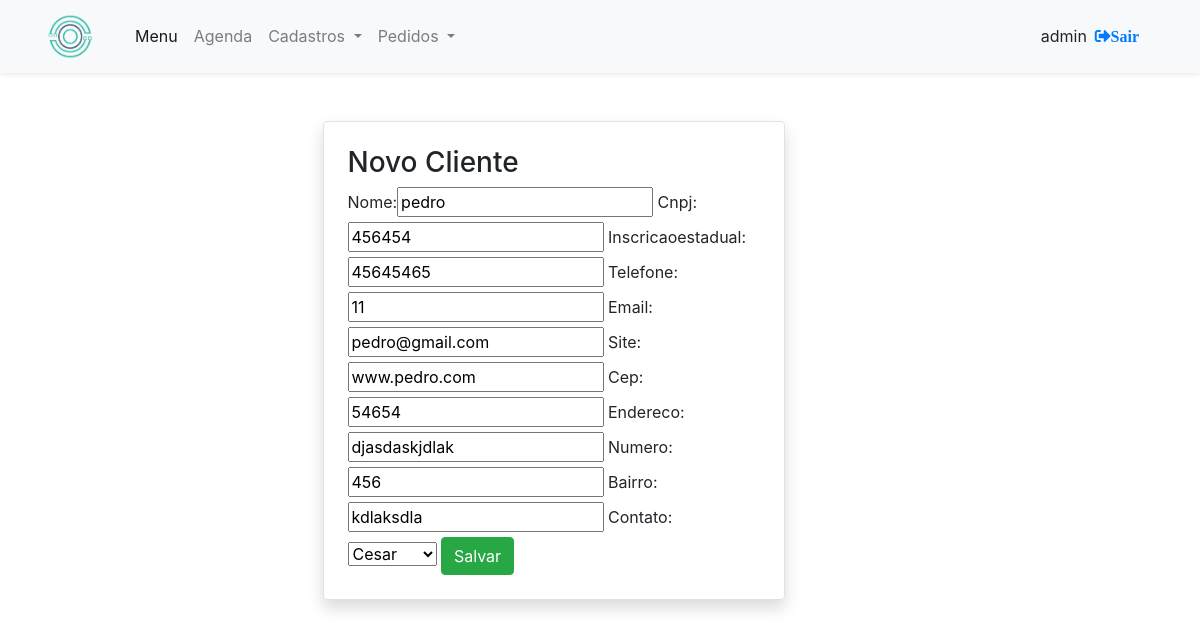
/home/cliente_altera/5/ (signed in), run on an earlier commit of the app's database.
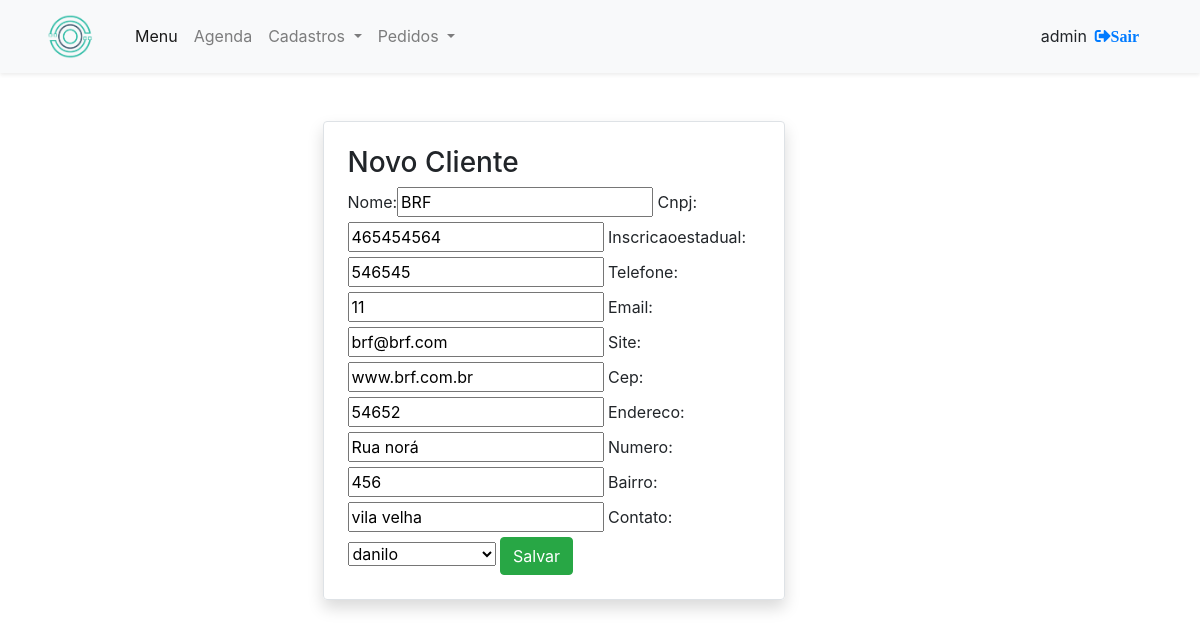
And on a later commit of the database.
### home/models.py (models this page shows, shortened)
class Cliente(models.Model):
    nome = models.CharField(max_length=30)
    cnpj = models.IntegerField()
    inscricaoestadual = models.IntegerField()
    email = models.EmailField()
    site = models.CharField(max_length=50)
    cep = models.IntegerField()
    endereco = models.CharField(max_length=100)
    numero = models.IntegerField()
    bairro = models.CharField(max_length=20)
    telefone = models.IntegerField()
    contato = models.ForeignKey(Contato, null=True, blank=True, on_delete=models.CASCADE)

class Contato(models.Model):
    nome = models.CharField(max_length=35)
    email = models.EmailField(null=True)
    site = models.CharField(max_length=40, null=True)
    celular = models.IntegerField()
    telefone1 = models.IntegerField(null=True)
    telefone2 = models.IntegerField(null=True)
    foto = models.ImageField(upload_to='clients_photos', null=True, blank=True)
    def __str__(self):
        return self.nome

### home/views.py (the view)
# urls.py: path('cliente_altera/<int:id>/', cliente_altera, name='cliente_altera'),
@login_required
def cliente_altera(request, id):
    cliente = get_object_or_404(Cliente, pk=id)
    form = ClienteForm(request.POST or None, instance=cliente)
    if form.is_valid():
        form.save()
        return redirect('cliente_list')
    return render(request, 'cliente_form.html', {'form': form})

### home/forms.py
class ClienteForm(ModelForm):
    class Meta:
        model = Cliente
        fields = ['nome', 'cnpj', 'inscricaoestadual', 'telefone',
                  'email', 'site', 'cep', 'endereco', 'numero', 'bairro',
                  'telefone', 'contato',
                  ]

### home/templates/cliente_form.html (shortened to what this page needs)
{% extends 'base.html' %}
{% load bootstrap %}
{% block main %}
        <main class="mt-5">
            <section class="container mb-5">
                <article class="rounded border shadow pt-4 pr-4 pl-4 pb-4 offset-md-3 col-md-5">
                    <h3> Novo Cliente </h3>
                    <form class="" action="" method="POST">
                        {{ form|bootstrap }}
                        <button class="btn btn-success" type="submit">Salvar</button>
                    </form>
                </article>
            </section>
        </main>
{% endblock %}

What changed in the data, as far as the page shows it:
changed Cliente: nome "pedro" → "BRF"; cnpj "456454" → "465454564"; inscricaoestadual "45645465" → "546545"; email "pedro@gmail.com" → "brf@brf.com"; site "www.pedro.com" → "www.brf.com.br"; cep "54654" → "54652"; endereco "djasdaskjdlak" → "Rua norá"; bairro "kdlaksdla" → "vila velha"; contato "Cesar" → "danilo"
